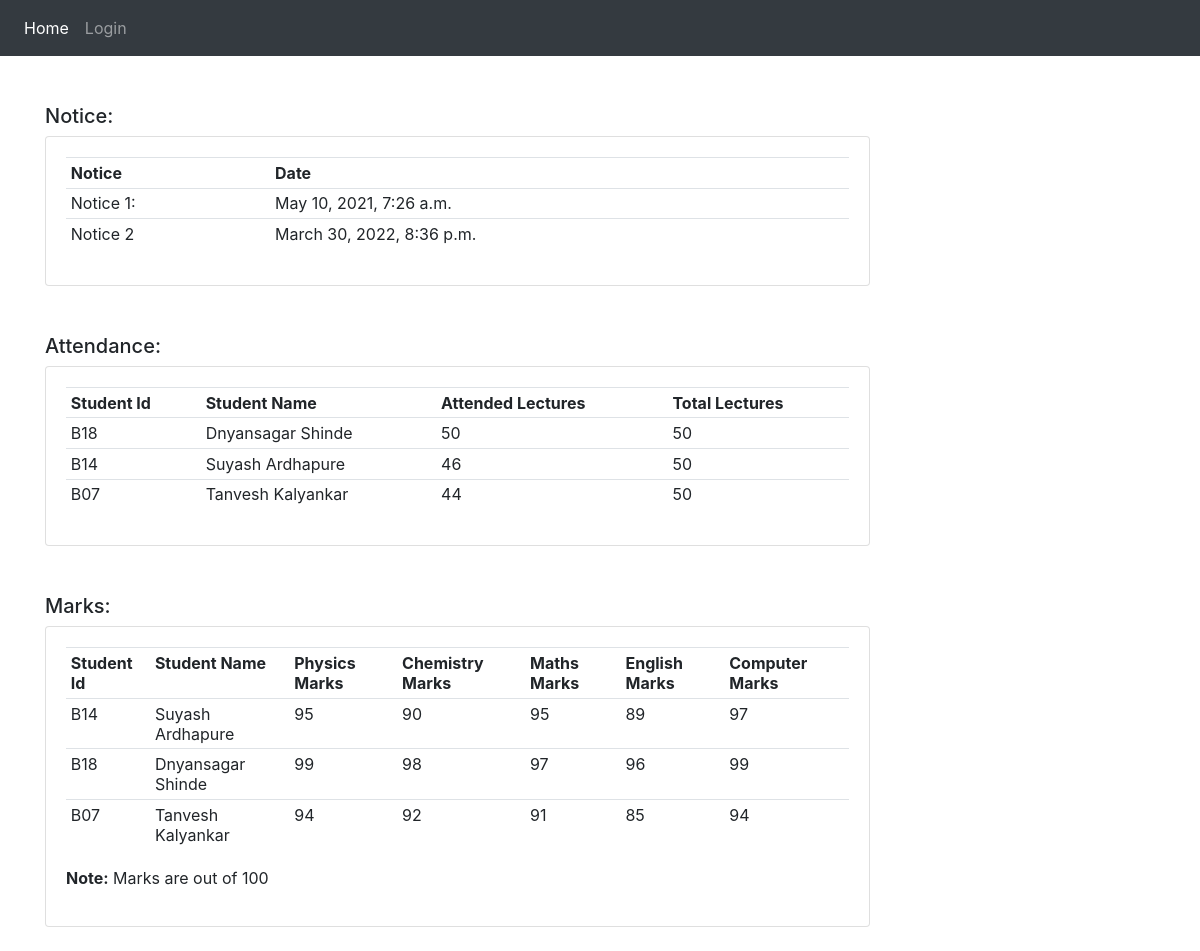
The page / on the database its author committed.
### app/models.py (models this page shows, shortened)
class Notice(models.Model):
    Message = models.CharField(max_length=200,null=True)
    date_created = models.DateTimeField(auto_now_add=True)

class Attendance(models.Model):
    StudentName = models.CharField(max_length=200,null=True)
    StudentId  = models.CharField(max_length=50,null=True)
    LecturesAttended = models.IntegerField(null=True)
    TotalLectures  = models.IntegerField(null=True)

class Marks(models.Model):
    StudentName = models.CharField(max_length=200,null=True)
    StudentId  = models.CharField(max_length=50,null=True)
    PhysicsMarks = models.IntegerField(null=True)
    ChemistryMarks  = models.IntegerField(null=True)
    MathsMarks  = models.IntegerField(null=True)
    EnglishMarks  = models.IntegerField(null=True)
    ComputerMarks  = models.IntegerField(null=True)

### app/views.py (the view)
# urls.py: 2. Add a URL to urlpatterns:  path('', views.home, name='home')
def home(request):
    notice = Notice.objects.all()
    attendance = Attendance.objects.all()
    marks = Marks.objects.all()
    context = {
        'notice':notice,
        'marks':marks,
        'attendance':attendance,
    }
    return render(request,'app/home.html',context)

### app/templates/app/home.html
{% extends 'app/Links.html' %}
{% block content %}
<div class="container ">
    <br><br>
<div class="row">
    <div class="col-md-9">
        <h5>Notice:</h5>
        <div class="card card-body">
            <table class="table table-sm">
                <tr>
                    <th>Notice</th>
                    <th>Date</th>
                </tr>
                {% for n in notice %}
                <tr>
                    <td>{{n.Message}} </td>
                    <td>{{n.date_created}} </td>
                </tr>
                {% endfor %}
            </table>
        </div>
    </div>
</div>
<br><br>
<div class="row">
	<div class="col-md-9">
		<h5>Attendance:</h5>
		<div class="card card-body">
			<table class="table table-sm">
				<tr>
					<th>Student Id</th>
					<th>Student Name</th>
					<th>Attended Lectures</th>
					<th>Total Lectures</th>
				</tr>
                {% for a in attendance %}
		        <tr>
                    <td>{{a.StudentId}} </td>
					<td>{{a.StudentName}} </td>
					<td>{{a.LecturesAttended}} </td>
					<td> {{a.TotalLectures}} </td>
				</tr>
				{% endfor %}
			</table>
		</div>
	</div>
</div>
<br><br>
<div class="row">
	<div class="col-md-9">
		<h5>Marks:</h5>
		<div class="card card-body">
			<table class="table table-sm">
				<tr>
					<th>Student Id</th>
					<th>Student Name</th>
					<th>Physics Marks</th>
                    <th>Chemistry Marks</th>
                    <th>Maths Marks</th>
                    <th>English Marks</th>
                    <th>Computer Marks</th>
				</tr>
                {% for m in marks %}
		        <tr>
                    <td>{{m.StudentId}} </td>
					<td>{{m.StudentName}} </td>
					<td>{{m.PhysicsMarks}} </td>
					<td>{{m.ChemistryMarks}} </td>
					<td>{{m.MathsMarks}} </td>
					<td>{{m.EnglishMarks}} </td>
					<td>{{m.ComputerMarks}} </td>
				</tr>
				{% endfor %}
			</table>
            <p> <b>Note:</b> Marks are out of 100</p>
		</div>
	</div>
</div>
{% endblock %}

### app/templates/app/Links.html (shortened to what this page needs)
{% load static %}
<html>
    <head>
        <link rel="stylesheet" href="https://stackpath.bootstrapcdn.com/bootstrap/4.5.0/css/bootstrap.min.css">
    </head>
    <body>
        {% include 'app/navbar.html' %}
        {% block content %}
        {% endblock %}
        <br>
    </body>
</html>

### app/templates/app/navbar.html (shortened to what this page needs)
{% load static %}
<nav class="navbar navbar-expand-lg navbar-dark bg-dark">
  <div class="collapse navbar-collapse" id="navbarNav">
    <ul class="navbar-nav">
      <li class="nav-item active">
        <a class="nav-link" href="{% url 'home' %}">Home</a>
      </li>
      <li class="nav-item">
        <a class="nav-link" href="{% url 'login' %}">Login</a>
      </li>
    </ul>
  </div>
</nav>

### rows shown on the page
Notice: Message "Notice 1:", date_created "May 10, 2021, 7:26 a.m."
Notice: Message "Notice 2", date_created "March 30, 2022, 8:36 p.m."
Attendance: StudentId "B18", StudentName "Dnyansagar Shinde", LecturesAttended "50", TotalLectures "50"
Attendance: StudentId "B14", StudentName "Suyash Ardhapure", LecturesAttended "46", TotalLectures "50"
Attendance: StudentId "B07", StudentName "Tanvesh Kalyankar", LecturesAttended "44", TotalLectures "50"
Marks: StudentId "B14", StudentName "Suyash Ardhapure", PhysicsMarks "95", ChemistryMarks "90", MathsMarks "95", EnglishMarks "89", ComputerMarks "97"
Marks: StudentId "B18", StudentName "Dnyansagar Shinde", PhysicsMarks "99", ChemistryMarks "98", MathsMarks "97", EnglishMarks "96", ComputerMarks "99"
Marks: StudentId "B07", StudentName "Tanvesh Kalyankar", PhysicsMarks "94", ChemistryMarks "92", MathsMarks "91", EnglishMarks "85", ComputerMarks "94"
